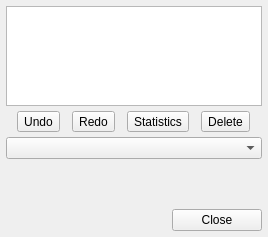
<?xml version="1.0" encoding="UTF-8"?>
<ui version="4.0">
 <class>StlObjectsPanelForm</class>
 <widget class="QWidget" name="StlObjectsPanelForm">
  <property name="windowTitle"><string>STL Objects</string></property>
  <layout class="QVBoxLayout" name="rootLayout">
   <property name="leftMargin"><number>6</number></property>
   <property name="topMargin"><number>6</number></property>
   <property name="rightMargin"><number>6</number></property>
   <property name="bottomMargin"><number>6</number></property>
   <property name="spacing"><number>5</number></property>
   <item>
    <widget class="QListWidget" name="objectList">
     <property name="maximumSize"><size><width>16777215</width><height>100</height></size></property>
    </widget>
   </item>
   <item>
    <layout class="QHBoxLayout" name="actionsLayout">
     <property name="spacing"><number>1</number></property>
     <item><widget class="QToolButton" name="undoButton"><property name="text"><string>Undo</string></property></widget></item>
     <item><widget class="QToolButton" name="redoButton"><property name="text"><string>Redo</string></property></widget></item>
     <item><widget class="QToolButton" name="statisticsButton"><property name="text"><string>Statistics</string></property></widget></item>
     <item><widget class="QToolButton" name="deleteButton"><property name="text"><string>Delete</string></property></widget></item>
    </layout>
   </item>
   <item><widget class="QComboBox" name="operationCombo"/></item>
   <item>
    <widget class="QStackedWidget" name="operationStack">
     <widget class="QWidget" name="operationPage0"/>
     <widget class="QWidget" name="operationPage1"/>
     <widget class="QWidget" name="operationPage2"/>
     <widget class="QWidget" name="operationPage3"/>
     <widget class="QWidget" name="operationPage4"/>
     <widget class="QWidget" name="operationPage5"/>
    </widget>
   </item>
   <item><spacer name="bottomSpacer"><property name="orientation"><enum>Qt::Orientation::Vertical</enum></property><property name="sizeHint" stdset="0"><size><width>20</width><height>40</height></size></property></spacer></item>
   <item alignment="Qt::AlignmentFlag::AlignRight">
    <widget class="QPushButton" name="closeButton">
     <property name="minimumSize"><size><width>90</width><height>0</height></size></property>
     <property name="text"><string>Close</string></property>
    </widget>
   </item>
  </layout>
 </widget>
 <resources/>
 <connections/>
</ui>
